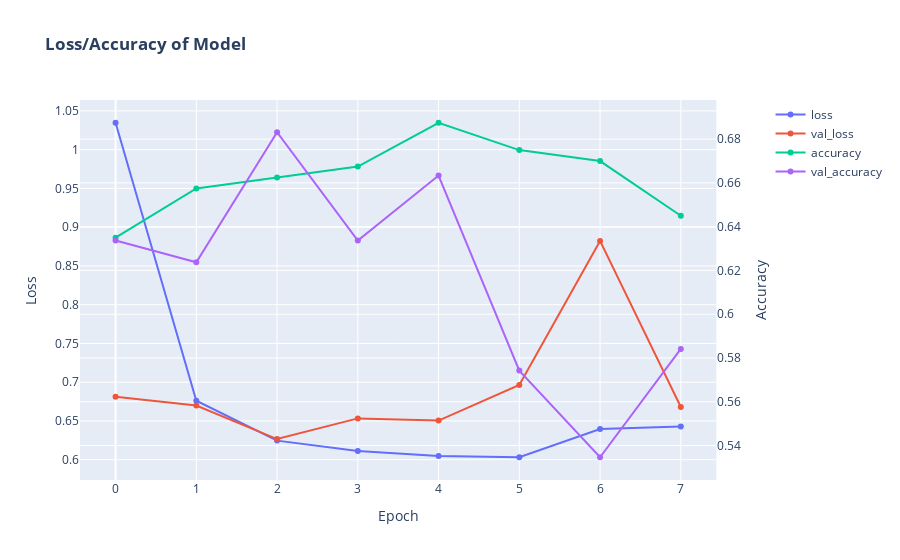

Here is the notebook cell this chart was saved with:
### Markdown cell above
## 3.8.7 훈련된 모델의 플롯 손실 및 정확도

### Code cell
from plotly.subplots import make_subplots
import plotly.graph_objects as go

fig = make_subplots(specs=[[{"secondary_y": True}]])

# model history
epoch = history.epoch

loss = history.history['loss']
val_loss = history.history['val_loss']
accuracy = history.history['accuracy']
val_accuracy = history.history['val_accuracy']

# Scatter
fig.add_trace(go.Scatter(x=epoch, y=loss, name="loss"),secondary_y=False,)
fig.add_trace(go.Scatter(x=epoch, y=val_loss, name="val_loss"),secondary_y=False,)
fig.add_trace(go.Scatter(x=epoch, y=accuracy, name="accuracy"),secondary_y=True,)
fig.add_trace(go.Scatter(x=epoch, y=val_accuracy, name="val_accuracy"),secondary_y=True,)

# Templates configuration, Default template: 'plotly'
# Available templates: ['ggplot2', 'seaborn', 'simple_white', 'plotly','plotly_white', 
#                       'plotly_dark', 'presentation', 'xgridoff','ygridoff', 'gridon', 'none']
fig.update_layout(title_text="<b>Loss/Accuracy of Model</b>", template='plotly')

fig.update_xaxes(title_text="Epoch")
fig.update_yaxes(title_text="Loss", secondary_y=False)
fig.update_yaxes(title_text="Accuracy", secondary_y=True)

fig.show()

### Figure 1 — Plotly figure (JSON) as saved in the notebook; plotly's stock layout.template omitted (floating-point values rounded to 4 significant figures)
{"data": [{"name": "loss", "type": "scatter", "x": [0, 1, 2, 3, 4, 5, 6, 7], "xaxis": "x", "y": [1.035, 0.6761, 0.6246, 0.6113, 0.6047, 0.6032, 0.6396, 0.643], "yaxis": "y"}, {"name": "val_loss", "type": "scatter", "x": [0, 1, 2, 3, 4, 5, 6, 7], "xaxis": "x", "y": [0.6813, 0.6698, 0.6266, 0.6533, 0.6505, 0.6964, 0.8823, 0.6679], "yaxis": "y"}, {"name": "accuracy", "type": "scatter", "x": [0, 1, 2, 3, 4, 5, 6, 7], "xaxis": "x", "y": [0.635, 0.6575, 0.6625, 0.6675, 0.6875, 0.675, 0.67, 0.645], "yaxis": "y2"}, {"name": "val_accuracy", "type": "scatter", "x": [0, 1, 2, 3, 4, 5, 6, 7], "xaxis": "x", "y": [0.6337, 0.6238, 0.6832, 0.6337, 0.6634, 0.5743, 0.5347, 0.5842], "yaxis": "y2"}], "layout": {"title": {"text": "<b>Loss/Accuracy of Model</b>"}, "xaxis": {"anchor": "y", "domain": [0, 0.94], "title": {"text": "Epoch"}}, "yaxis": {"anchor": "x", "domain": [0, 1], "title": {"text": "Loss"}}, "yaxis2": {"anchor": "x", "overlaying": "y", "side": "right", "title": {"text": "Accuracy"}}}}
